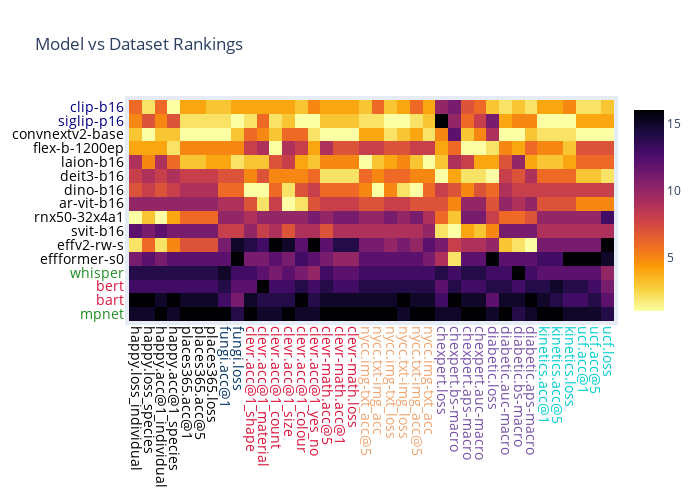

Source (notebook cell):
### Code cell
plot_heatmap(df, metrics_to_include=['clevr', 'fungi', 'kinetics', 'chexpert', 'places365', 'nycc', 'diabetic', 'ucf', 'happy'], height=500, width=700, name="dev-heatmap")

### Figure 1 — Plotly figure (JSON) as saved in the notebook; plotly's stock layout.template omitted (floating-point values rounded to 4 significant figures; data arrays with more than 128 entries replaced by an {"elided": "..."} marker saying what was removed)
{"data": [{"colorscale": [[0, "#fcffa4"], [0.1111, "#f7d13d"], [0.2222, "#fb9b06"], [0.3333, "#ed6925"], [0.4444, "#cf4446"], [0.5556, "#a52c60"], [0.6667, "#781c6d"], [0.7778, "#4a0c6b"], [0.8889, "#1b0c41"], [1, "#000004"]], "type": "heatmap", "x": ["<span style=\"color:#000000\">happy.loss_individual</span>", "<span style=\"color:#000000\">happy.loss_species</span>", "<span style=\"color:#000000\">happy.acc@1_individual</span>", "<span style=\"color:#000000\">happy.acc@1_species</span>", "<span style=\"color:#000000\">places365.acc@1</span>", "<span style=\"color:#000000\">places365.acc@5</span>", "<span style=\"color:#000000\">places365.loss</span>", "<span style=\"color:#003366\">fungi.acc@1</span>", "<span style=\"color:#003366\">fungi.loss</span>", "<span style=\"color:#DC143C\">clevr.acc@1_shape</span>", "<span style=\"color:#DC143C\">clevr.acc@1_material</span>", "<span style=\"color:#DC143C\">clevr.acc@1_count</span>", "<span style=\"color:#DC143C\">clevr.acc@1_size</span>", "<span style=\"color:#DC143C\">clevr.acc@1_colour</span>", "<span style=\"color:#DC143C\">clevr.acc@1_yes_no</span>", "<span style=\"color:#DC143C\">clevr-math.acc@5</span>", "<span style=\"color:#DC143C\">clevr-math.acc@1</span>", "<span style=\"color:#DC143C\">clevr-math.loss</span>", "<span style=\"color:#F0A570\">nycc.img-txt_acc@5</span>", "<span style=\"color:#F0A570\">nycc.txt-img_acc</span>", "<span style=\"color:#F0A570\">nycc.img-txt_loss</span>", "<span style=\"color:#F0A570\">nycc.txt-img_loss</span>", "<span style=\"color:#F0A570\">nycc.txt-img_acc@5</span>", "<span style=\"color:#F0A570\">nycc.img-txt_acc</span>", "<span style=\"color:#7851A9\">chexpert.loss</span>", "<span style=\"color:#7851A9\">chexpert.bs-macro</span>", "<span style=\"color:#7851A9\">chexpert.aps-macro</span>", "<span style=\"color:#7851A9\">chexpert.auc-macro</span>", "<span style=\"color:#7851A9\">diabetic.loss</span>", "<span style=\"color:#7851A9\">diabetic.auc-macro</span>", "<span style=\"color:#7851A9\">diabetic.bs-macro</span>", "<span style=\"color:#7851A9\">diabetic.aps-macro</span>", "<span style=\"color:#00CED1\">kinetics.acc@1</span>", "<span style=\"color:#00CED1\">kinetics.acc@5</span>", "<span style=\"color:#00CED1\">kinetics.loss</span>", "<span style=\"color:#00CED1\">ucf.acc@1</span>", "<span style=\"color:#00CED1\">ucf.acc@5</span>", "<span style=\"color:#00CED1\">ucf.loss</span>"], "y": ["<span style=\"color:#228B22\">mpnet</span>", "<span style=\"color:#DC143C\">bart</span>", "<span style=\"color:#DC143C\">bert</span>", "<span style=\"color:#228B22\">whisper</span>", "<span style=\"color:#000000\">effformer-s0</span>", "<span style=\"color:#000000\">effv2-rw-s</span>", "<span style=\"color:#000000\">svit-b16</span>", "<span style=\"color:#000000\">rnx50-32x4a1</span>", "<span style=\"color:#000000\">ar-vit-b16</span>", "<span style=\"color:#000000\">dino-b16</span>", "<span style=\"color:#000000\">deit3-b16</span>", "<span style=\"color:#000000\">laion-b16</span>", "<span style=\"color:#000000\">flex-b-1200ep</span>", "<span style=\"color:#000000\">convnextv2-base</span>", "<span style=\"color:#000080\">siglip-p16</span>", "<span style=\"color:#000080\">clip-b16</span>"], "z": {"elided": "16x38 int values"}}], "layout": {"autosize": true, "height": 500, "margin": {"b": 100, "l": 50, "pad": 4, "r": 50, "t": 100}, "title": {"text": "Model vs Dataset Rankings"}, "width": 700, "xaxis": {"nticks": 38, "tickangle": 90, "tickfont": {"size": 14}}, "yaxis": {"nticks": 16, "tickfont": {"size": 14}}}}
